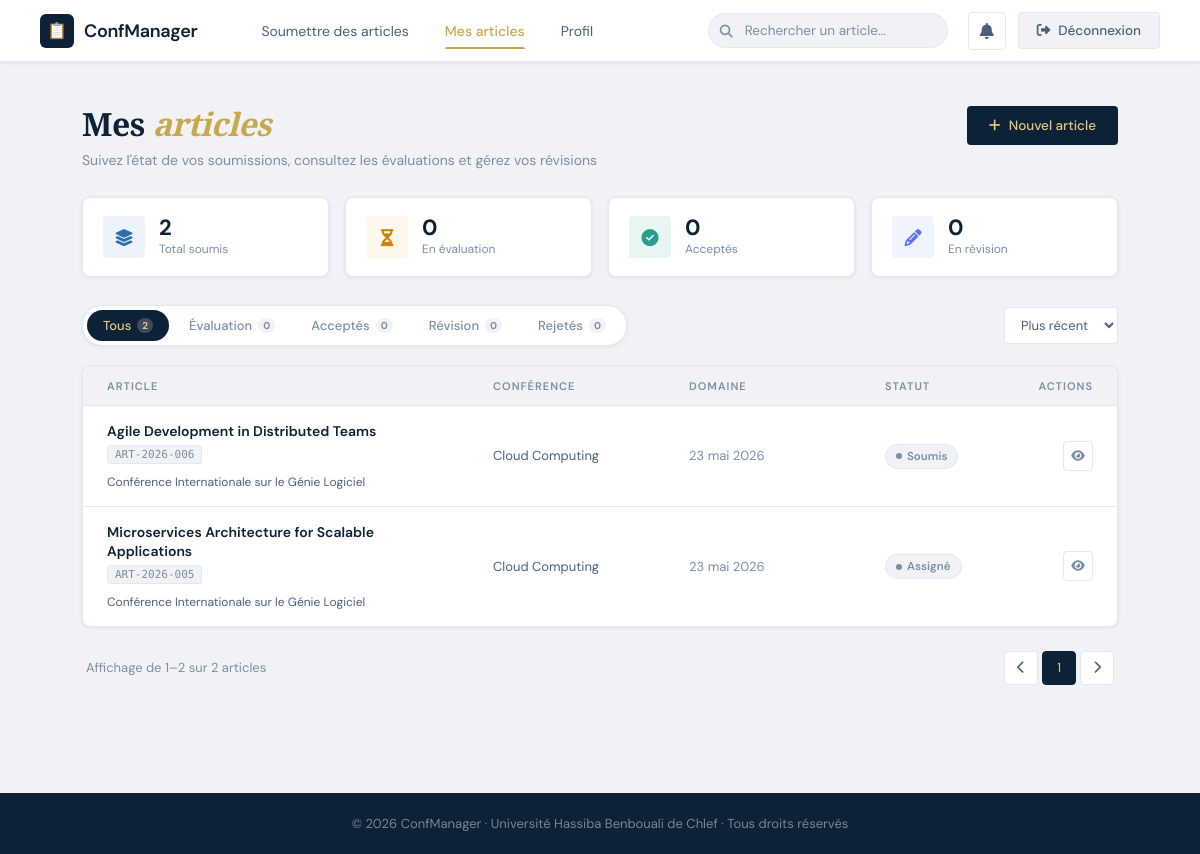
/mes_articles.php (signed in), run on the app's committed database.
### tables this page shows
CREATE TABLE `users` (
  `id` int(11) NOT NULL,
  `first_name` varchar(100) NOT NULL,
  `last_name` varchar(100) NOT NULL,
  `username` varchar(100) DEFAULT NULL,
  `email` varchar(255) NOT NULL,
  `phone` varchar(50) DEFAULT NULL,
  `location` varchar(255) DEFAULT NULL,
  `bio` text DEFAULT NULL,
  `avatar` varchar(255) DEFAULT NULL,
  `cover` varchar(255) DEFAULT NULL,
  `twitter` varchar(100) DEFAULT NULL,
  `linkedin` varchar(100) DEFAULT NULL,
  `facebook` varchar(100) DEFAULT NULL,
  `researchgate` varchar(100) DEFAULT NULL,
  `specialties` text DEFAULT NULL,
  `two_factor_enabled` tinyint(1) DEFAULT 0,
  `password` varchar(255) NOT NULL,
  `role` enum('chercheur','gestionnaire','reviewer') NOT NULL DEFAULT 'chercheur',
  `status` enum('active','pending','blocked') DEFAULT 'pending',
  `created_at` timestamp NOT NULL DEFAULT current_timestamp(),
  `labo` varchar(255) DEFAULT NULL,
  `grade` varchar(100) DEFAULT NULL,
  `keywords` text DEFAULT NULL,
  `institution` varchar(255) DEFAULT NULL,
  `department` varchar(255) DEFAULT NULL,
  `reviewer_code` varchar(100) DEFAULT NULL,
  `service` varchar(255) DEFAULT NULL
);

CREATE TABLE `articles` (
  `id` int(11) NOT NULL,
  `conference_id` int(11) NOT NULL,
  `topic_id` int(11) DEFAULT NULL,
  `title` varchar(255) NOT NULL,
  `author` varchar(255) NOT NULL,
  `author_institution` varchar(255) DEFAULT NULL,
  `author_email` varchar(255) DEFAULT NULL,
  `submitted_by` int(11) DEFAULT NULL,
  `submission_date` date NOT NULL,
  `status` enum('new','assigned','accepted','rejected','review','revision') DEFAULT 'new',
  `final_decision` enum('accepted','revision','rejected') DEFAULT NULL,
  `final_comment` text DEFAULT NULL,
  `decision_date` timestamp NULL DEFAULT NULL,
  `decided_by` int(11) DEFAULT NULL,
  `abstract` text DEFAULT NULL,
  `keywords` varchar(255) DEFAULT NULL,
  `file_path` varchar(255) DEFAULT NULL,
  `assigned_to` int(11) DEFAULT NULL,
  `reject_reason` text DEFAULT NULL,
  `created_at` timestamp NOT NULL DEFAULT current_timestamp()
);

CREATE TABLE `conferences` (
  `id` int(11) NOT NULL,
  `user_id` int(11) NOT NULL,
  `name_fr` varchar(255) NOT NULL,
  `name_en` varchar(255) NOT NULL,
  `type` enum('Conférence','Séminaire','Colloque') DEFAULT 'Conférence',
  `disciplines` varchar(255) DEFAULT NULL,
  `organizer` varchar(255) DEFAULT NULL,
  `location` varchar(255) DEFAULT NULL,
  `start_date` date NOT NULL,
  `end_date` date NOT NULL,
  `submission_start_date` date NOT NULL,
  `submission_deadline` date NOT NULL,
  `review_start_date` date NOT NULL,
  `review_end_date` date NOT NULL,
  `requirements` text DEFAULT NULL,
  `max_articles` int(11) DEFAULT 40,
  `created_at` timestamp NOT NULL DEFAULT current_timestamp()
);

CREATE TABLE `topics` (
  `id` int(11) NOT NULL,
  `name` varchar(100) NOT NULL,
  `created_at` timestamp NOT NULL DEFAULT current_timestamp()
);

### config.php (called while the page is built, shortened)
<?php
function getCurrentUserId() {
    return $_SESSION['user_id'] ?? null;
}
function getCurrentUser($pdo) {
    $userId = getCurrentUserId();
    $stmt = $pdo->prepare("SELECT * FROM users WHERE id = ?");
    $stmt->execute([$userId]);
    return $stmt->fetch();
}
function formatDateFr($dateStr) {
    $date = new DateTime($dateStr);
    $months = ['janv.', 'févr.', 'mars', 'avr.', 'mai', 'juin',
               'juil.', 'août', 'sept.', 'oct.', 'nov.', 'déc.'];
    return $date->format('j') . ' ' . $months[(int)$date->format('n') - 1] . ' ' . $date->format('Y');
}
function generateRef($articleId) {
    return 'ART-' . date('Y') . '-' . str_pad($articleId, 3, '0', STR_PAD_LEFT);
}
function getStatusLabel($status) {
    $labels = [
        'new'      => 'Soumis',
        'assigned' => 'Assigné',
        'review'   => 'En évaluation',
        'accepted' => 'Accepté',
        'rejected' => 'Rejeté',
        'revision' => 'Révision demandée'
    ];
    return $labels[$status] ?? $status;
}
?>

### mes_articles.php (the view, shortened to what this page needs)
<?php
require_once 'config.php';
$user = getCurrentUser($pdo);
$stmt = $pdo->prepare("
    SELECT
        a.id, a.title, a.abstract, a.keywords, a.file_path, a.status,
        a.final_decision, a.final_comment, a.reject_reason,
        a.submission_date, a.created_at,
        c.name_fr as conf_name, c.name_en as conf_name_en,
        t.name as topic_name
    FROM articles a
    LEFT JOIN conferences c ON a.conference_id = c.id
    LEFT JOIN topics t ON a.topic_id = t.id
    WHERE a.author_email = ? OR a.author = ?
    ORDER BY a.created_at DESC
");
$stmt->execute([$user['email'], $user['first_name'] . ' ' . $user['last_name']]);
$articles = $stmt->fetchAll();
$stats = ['total' => 0, 'review' => 0, 'accepted' => 0, 'revision' => 0, 'rejected' => 0];
foreach ($articles as $a) {
    $stats['total']++;
}
?>
<!DOCTYPE html>
<html lang="fr">
<head>
<link rel="stylesheet" href="https://cdnjs.cloudflare.com/ajax/libs/font-awesome/6.4.0/css/all.min.css">
</head>
<body>
<header class="topbar">
  <a class="brand" href="index.php">
    <div class="brand-icon">📋</div>
    <span class="brand-name">ConfManager</span>
  </a>
  <nav class="nav-links">
    <a href="submit_article.php" class="nav-link">Soumettre des articles</a>
    <a href="mes_articles.php" class="nav-link active">Mes articles</a>
    <a href="profile.php" class="nav-link">Profil</a>
  </nav>
  <div class="topbar-right">
    <div class="search-wrap">
      <span class="search-icon"><i class="fas fa-search"></i></span>
      <input type="text" class="search-input" id="articleSearch" placeholder="Rechercher un article..." oninput="filterArticles()">
    </div>
    <div class="notif-wrap">
      <button class="notif-btn" id="notifBtn" onclick="toggleNotifications(event)" title="Notifications">
        <i class="fas fa-bell"></i>
      </button>
    </div>
    <a href="logout.php" class="logout-btn">
      <i class="fas fa-sign-out-alt"></i> Déconnexion
    </a>
  </div>
</header>
<main class="page">
  <div class="page-header">
    <div class="page-header-row">
      <h1>Mes <em>articles</em></h1>
      <a href="submit_article.php" class="btn-primary">
        <i class="fas fa-plus"></i> Nouvel article
      </a>
    </div>
    <p>Suivez l'état de vos soumissions, consultez les évaluations et gérez vos révisions</p>
  </div>
  <div class="stats-row">
    <div class="stat-card">
      <div class="stat-icon total"><i class="fas fa-layer-group"></i></div>
      <div>
        <div class="stat-value" id="statTotal"><?php echo $stats['total']; ?></div>
        <div class="stat-label">Total soumis</div>
      </div>
    </div>
    <div class="stat-card">
      <div class="stat-icon review"><i class="fas fa-hourglass-half"></i></div>
      <div>
        <div class="stat-value" id="statReview"><?php echo $stats['review']; ?></div>
        <div class="stat-label">En évaluation</div>
      </div>
    </div>
    <div class="stat-card">
      <div class="stat-icon accepted"><i class="fas fa-check-circle"></i></div>
      <div>
        <div class="stat-value" id="statAccepted"><?php echo $stats['accepted']; ?></div>
        <div class="stat-label">Acceptés</div>
      </div>
    </div>
    <div class="stat-card">
      <div class="stat-icon revision"><i class="fas fa-pencil-alt"></i></div>
      <div>
        <div class="stat-value" id="statRevision"><?php echo $stats['revision']; ?></div>
        <div class="stat-label">En révision</div>
      </div>
    </div>
  </div>
  <div class="filters-bar">
    <div class="filter-tabs" id="filterTabs">
      <button class="filter-tab active" data-filter="all" onclick="setFilter(this,'all')">
        Tous <span class="filter-count" id="cnt-all"><?php echo $stats['total']; ?></span>
      </button>
      <button class="filter-tab" data-filter="review" onclick="setFilter(this,'review')">
        Évaluation <span class="filter-count" id="cnt-review"><?php echo $stats['review']; ?></span>
      </button>
      <button class="filter-tab" data-filter="accepted" onclick="setFilter(this,'accepted')">
        Acceptés <span class="filter-count" id="cnt-accepted"><?php echo $stats['accepted']; ?></span>
      </button>
      <button class="filter-tab" data-filter="revision" onclick="setFilter(this,'revision')">
        Révision <span class="filter-count" id="cnt-revision"><?php echo $stats['revision']; ?></span>
      </button>
      <button class="filter-tab" data-filter="rejected" onclick="setFilter(this,'rejected')">
        Rejetés <span class="filter-count" id="cnt-rejected"><?php echo $stats['rejected']; ?></span>
      </button>
    </div>
    <div class="filters-right">
      <select class="sort-select" onchange="sortArticles(this.value)">
        <option value="date-desc">Plus récent</option>
      </select>
    </div>
  </div>
  <div id="listView">
    <div class="articles-table-wrap">
      <div class="table-head">
        <div class="th">Article</div>
        <div class="th">Conférence</div>
        <div class="th">Domaine</div>
        <div class="th">Statut</div>
        <div class="th" style="text-align:right">Actions</div>
      </div>
      <div id="articleListBody">
        <?php if (empty($articles)): ?>
        <div class="empty-state" style="padding: 48px;">
          <div class="empty-icon">📄</div>
          <div class="empty-title">Aucun article soumis</div>
          <div class="empty-sub">Vous n'avez pas encore soumis d'article. Commencez dès maintenant !</div>
          <a href="submit_article.php" class="btn-primary"><i class="fas fa-plus"></i> Soumettre un article</a>
        </div>
        <?php else: ?>
        <?php foreach ($articles as $article):
          $status = $article['final_decision'] ?? $article['status'];
          $label = getStatusLabel($status);
        ?>
        <div class="article-row" data-status="<?php echo $status; ?>"
             data-title="<?php echo htmlspecialchars(strtolower($article['title'])); ?>"
             data-date="<?php echo $article['created_at']; ?>"
             data-id="<?php echo $article['id']; ?>">
          <div class="td">
            <div class="article-title-main"><?php echo htmlspecialchars($article['title']); ?></div>
            <div class="article-meta-row">
              <span class="article-ref"><?php echo generateRef($article['id']); ?></span>
              <span class="article-conf"><?php echo htmlspecialchars($article['conf_name'] ?? '—'); ?></span>
            </div>
          </div>
          <div class="td td-domain"><?php echo htmlspecialchars($article['topic_name'] ?? '—'); ?></div>
          <div class="td td-date"><?php echo formatDateFr($article['submission_date']); ?></div>
          <div class="td"><span class="badge <?php echo $status; ?>"><span class="badge-dot"></span><?php echo $label; ?></span></div>
          <div class="td">
            <div class="row-actions">
              <button class="action-btn" title="Voir le détail" onclick="openDetailModal(<?php echo $article['id']; ?>)"><i class="fas fa-eye"></i></button>
            </div>
          </div>
        </div>
        <?php endforeach; ?>
        <?php endif; ?>
      </div>
    </div>
  </div>
  <div class="pagination">
    <span class="page-info" id="pageInfo">Affichage de 1–<?php echo count($articles); ?> sur <?php echo count($articles); ?> article<?php echo count($articles) > 1 ? 's' : ''; ?></span>
    <div class="page-btns">
      <button class="page-btn" disabled><i class="fas fa-chevron-left"></i></button>
      <button class="page-btn active">1</button>
      <button class="page-btn" disabled><i class="fas fa-chevron-right"></i></button>
    </div>
  </div>
</main>
<footer class="footer">
  © 2026 ConfManager · Université Hassiba Benbouali de Chlef · Tous droits réservés
</footer>
</body>
</html>

### data on the page
users: two_factor_enabled "0"
articles: title "Agile Development in Distributed Teams", id "ART-2026-006", conference.name_fr "Conférence Internationale sur le Génie Logiciel", topic.name "Cloud Computing", submission_date "23 mai 2026", label "Soumis"
articles: title "Microservices Architecture for Scalable Applications", id "ART-2026-005", conference.name_fr "Conférence Internationale sur le Génie Logiciel", topic.name "Cloud Computing", submission_date "23 mai 2026", label "Assigné"

### other printed values
$stats['total'] "2"
